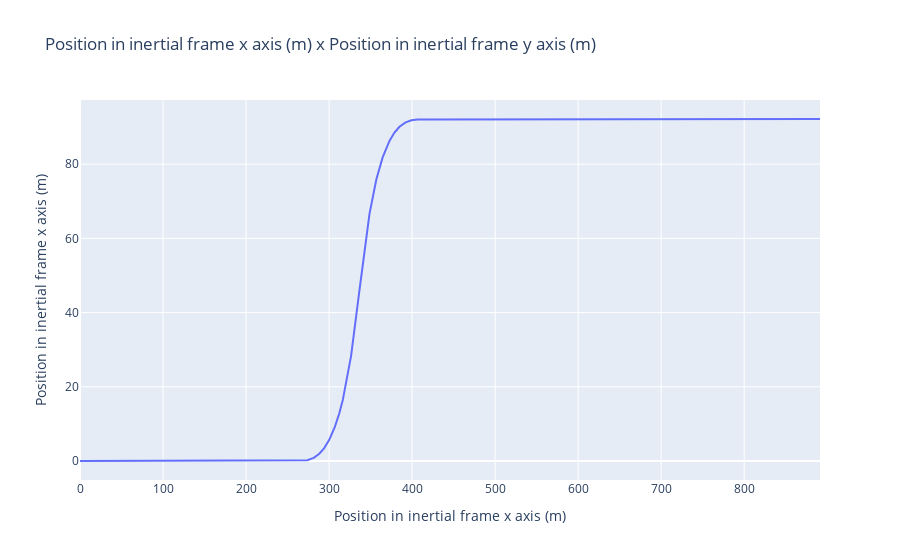

Notebook source saved alongside this figure:
### Code cell
sim.xy.plotparametric()

### Figure 1 — Plotly figure (JSON) as saved in the notebook; plotly's stock layout.template omitted (floating-point values rounded to 4 significant figures; data arrays with more than 128 entries replaced by an {"elided": "..."} marker saying what was removed)
{"data": [{"name": "xy", "type": "scatter", "x": {"elided": "10030 float values"}, "y": {"elided": "10030 float values"}}], "layout": {"title": {"text": "Position in inertial frame x axis (m) x Position in inertial frame y axis (m)"}, "xaxis": {"title": {"text": "Position in inertial frame x axis (m)"}}, "yaxis": {"title": {"text": "Position in inertial frame x axis (m)"}}}}
